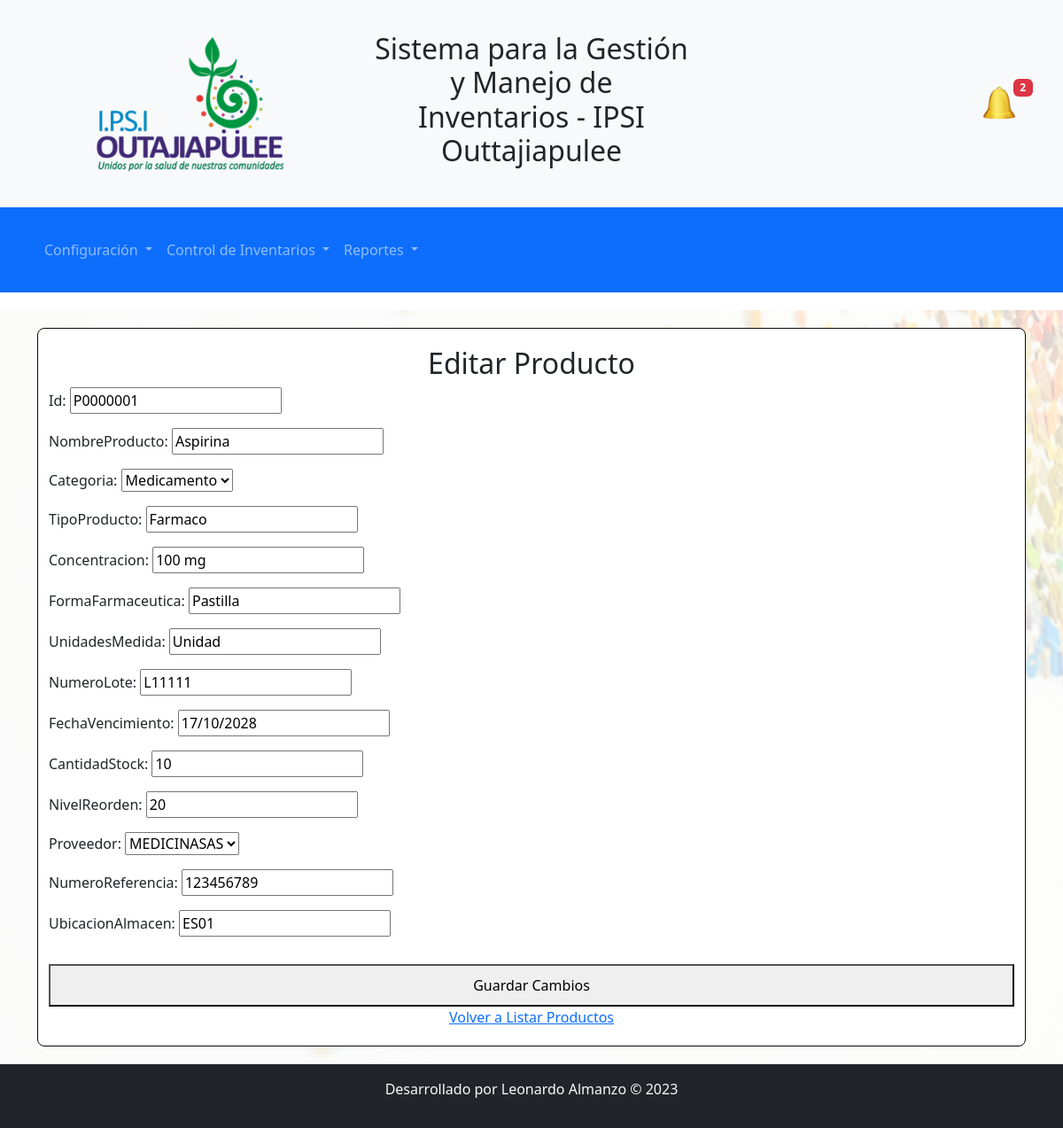
The page /accounts/editar_producto/P0000001/ on the database its author committed.
### control_inventarios/models.py (models this page shows, shortened)
class Producto(models.Model):
    CATEGORIAS = (
        ('Medicamento', 'Medicamento'),
        ('Suministro', 'Suministro'),
    )
    id = models.CharField(primary_key=True, max_length=8)
    NombreProducto = models.CharField(max_length=255)
    categoria = models.CharField(max_length=255, choices=CATEGORIAS)
    TipoProducto = models.CharField(max_length=255)
    Concentracion = models.CharField(max_length=255)
    FormaFarmaceutica = models.CharField(max_length=255)
    UnidadesMedida = models.CharField(max_length=255)
    NumeroLote = models.CharField(max_length=255)
    FechaVencimiento = models.DateField(default=None)
    CantidadStock = models.IntegerField(default=0)
    NivelReorden = models.IntegerField()
    Proveedor = models.ForeignKey(Proveedor, on_delete=models.CASCADE)
    NumeroReferencia = models.CharField(max_length=255)
    UbicacionAlmacen = models.CharField(max_length=255)

### control_inventarios/views.py (the view)
# urls.py: path('editar_producto/<str:pk>/', views.editar_producto, name='editar_producto'),
def editar_producto(request, pk):
    try:
        pk = str(pk)
    except ValueError:
        return HTTPResponse("ID de producto no válido")
    producto = get_object_or_404(Producto, pk=pk)
    if request.method == "POST":
        form = ProductoForm(request.POST, instance=producto)
        if form.is_valid():
            producto = form.save()
            return redirect('listar_productos')
    else:
        form = ProductoForm(instance=producto)
    return render(request, 'control_inventarios/editar_producto.html', {'form': form, 'pk': pk, 'producto': producto})

### control_inventarios/forms.py (shortened to what this page needs)
class ProductoForm(forms.ModelForm):
    class Meta:
        model = Producto
        fields = '__all__'
    def __init__(self, *args, **kwargs):
        super().__init__(*args, **kwargs)
        self.fields['categoria'].widget = forms.Select(choices=Producto.CATEGORIAS)
        self.fields['Proveedor'].queryset = Proveedor.objects.all()

### control_inventarios/models.py (called while the page is built)
    def __str__(self):
        return self.nombre

### control_inventarios/templates/control_inventarios/editar_producto.html (shortened to what this page needs)
{% extends "base.html" %}
{% block content %}
  <div class="container center-form">
    <h2 class="text-center">Editar Producto</h2>
    <form method="post">
      {{ form.as_p }}
      <button type="submit">Guardar Cambios</button>
    </form>
    <div class="text-center">
      <a href="{% url 'listar_productos' %}">Volver a Listar Productos</a>
    </div>
  </div>
{% endblock %}

### static/css/styles.css (style rules this page uses)
body { font-family: 'Roboto', sans-serif; background-color: #f8f9fa; }
.container { max-width: 100%; margin: 0 auto; padding: 20px; }
form button { width: 100%; padding: 10px; margin-top: 15px; }
.center-form { width: 100%; max-width: 400px; margin: 0 auto; padding: 20px; border: 1px solid #0c0707; border-radius: 8px; background-color: #fff; }

### rows shown on the page
Producto: id "P0000001", NombreProducto "Aspirina", categoria "Medicamento", TipoProducto "Farmaco", Concentracion "100 mg", FormaFarmaceutica "Pastilla", UnidadesMedida "Unidad", NumeroLote "L11111", FechaVencimiento "17/10/2028", CantidadStock "10", NivelReorden "20", Proveedor "MEDICINASAS", NumeroReferencia "123456789", UbicacionAlmacen "ES01"
